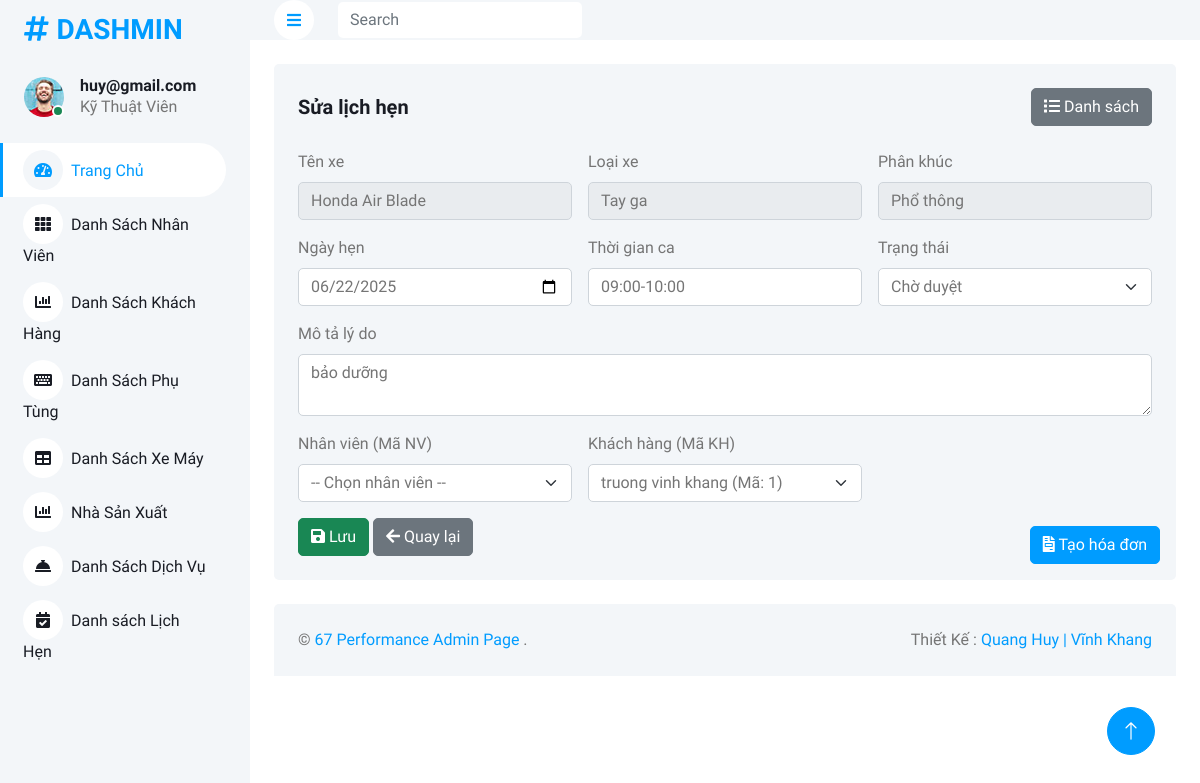
Screenshot of /Admin/danhsachlichhen.php?controller=lichhen&action=edit&id=1 (signed in) with the database file from the repository.
### tables this page shows
CREATE TABLE `lichhen` (
  `MaLH` int(11) NOT NULL,
  `TenXe` varchar(255) NOT NULL,
  `LoaiXe` varchar(100) NOT NULL,
  `PhanKhuc` varchar(100) NOT NULL,
  `MoTaLyDo` text NOT NULL,
  `nhanvien_MaNV` int(11) NOT NULL,
  `NgayHen` date NOT NULL,
  `ThoiGianCa` varchar(255) NOT NULL,
  `PhanLoai` int(11) DEFAULT 0,
  `TrangThai` varchar(50) NOT NULL DEFAULT 'cho duyet',
  `xemay_MaXE` int(11) NOT NULL,
  `khachhang_MaKH` int(11) NOT NULL
);

CREATE TABLE `khachhang` (
  `MaKH` int(11) NOT NULL,
  `TenKH` varchar(100) DEFAULT NULL,
  `Email` varchar(30) DEFAULT NULL,
  `MatKhau` varchar(255) DEFAULT NULL,
  `DiaChi` text DEFAULT NULL,
  `SDT` varchar(10) DEFAULT NULL,
  `TrangThai` enum('hoat_dong','bi_khoa') DEFAULT NULL,
  `Reset_token` text DEFAULT NULL,
  `admin_AdminID` int(11) DEFAULT NULL
);

### Admin/controllers/LichHenController.php (called while the page is built, shortened)
<?php
require_once __DIR__ . '/../models/LichHenModel.php';
class LichHenController {
    private $model;
    private $khachHangModel;
    public function __construct($db) {
        $this->model = new LichHenModel($db);
        $this->khachHangModel = new KhachHangModel($db);
    }
    public function edit() {
        $khachhangs = $this->khachHangModel->getAll();
        $id = $_GET['id'] ?? null;
        $lichhen = $this->model->getById($id);
        require './views/lichhen/sualichhen.php';
    }
}
?>

### Admin/models/LichHenModel.php (called while the page is built, shortened)
<?php
class LichHenModel {
    private $db;
    public function __construct($db) { $this->db = $db; }
    public function getById($id) {
        $stmt = $this->db->prepare("SELECT * FROM lichhen WHERE MaLH=?");
        $stmt->execute([$id]);
        return $stmt->fetch(PDO::FETCH_ASSOC);
    }
}
class KhachHangModel {
    private $db;
    public function __construct($db) { $this->db = $db; }
    public function getAll() {
        return $this->db->query("SELECT * FROM khachhang")->fetchAll(PDO::FETCH_ASSOC);
    }
}
?>

### Admin/views/lichhen/sualichhen.php (the view, shortened to what this page needs)
<div class="container-fluid pt-4 px-4">
  <div class="bg-light rounded p-4 position-relative">
    <div class="d-flex justify-content-between align-items-center mb-4">
      <h5 class="mb-0 fw-bold">Sửa lịch hẹn</h5>
      <a href="?controller=lichhen" class="btn btn-secondary">
        <i class="fa fa-list"></i> Danh sách
      </a>
    </div>
    <form method="post">
      <div class="row g-3">
        <div class="col-md-4">
          <label class="form-label">Tên xe</label>
          <input required name="TenXe" class="form-control" value="<?=htmlspecialchars($lichhen['TenXe'])?>" placeholder="Tên xe" readonly>
        </div>
        <div class="col-md-4">
          <label class="form-label">Loại xe</label>
          <input required name="LoaiXe" class="form-control" value="<?=htmlspecialchars($lichhen['LoaiXe'])?>" placeholder="Loại xe" readonly>
        </div>
        <div class="col-md-4">
          <label class="form-label">Phân khúc</label>
          <input required name="PhanKhuc" class="form-control" value="<?=htmlspecialchars($lichhen['PhanKhuc'])?>" placeholder="Phân khúc" readonly>
        </div>
        <div class="col-md-4">
          <label class="form-label">Ngày hẹn</label>
          <input required type="date" name="NgayHen" class="form-control"
            value="<?=htmlspecialchars($lichhen['NgayHen'])?>"
            min="<?=date('Y-m-d')?>">
        </div>
        <div class="col-md-4">
          <label class="form-label">Thời gian ca</label>
          <input required name="ThoiGianCa" class="form-control" value="<?=htmlspecialchars($lichhen['ThoiGianCa'])?>" placeholder="Thời gian ca">
        </div>
        <div class="col-md-4">
          <label class="form-label">Trạng thái</label>
          <select name="TrangThai" class="form-select" required>
            <option value="cho duyet" <?=$lichhen['TrangThai']=='cho duyet'?'selected':''?>>Chờ duyệt</option>
          </select>
        </div>
        <div class="col-12">
          <label class="form-label">Mô tả lý do</label>
          <textarea name="MoTaLyDo" class="form-control" placeholder="Mô tả lý do"><?=htmlspecialchars($lichhen['MoTaLyDo'])?></textarea>
        </div>
        <div class="col-md-4">
          <label class="form-label">Nhân viên (Mã NV)</label>
          <select name="nhanvien_MaNV" class="form-select" required>
            <option value="">-- Chọn nhân viên --</option>
          </select>
        </div>
        <div class="col-md-4">
          <label class="form-label">Khách hàng (Mã KH)</label>
          <select name="khachhang_MaKH" id="khachhang_MaKH" class="form-select" required>
            <?php foreach($khachhangs as $kh): ?>
              <option value="<?=$kh['MaKH']?>" <?=$lichhen['khachhang_MaKH']==$kh['MaKH']?'selected':''?>>
                <?=htmlspecialchars($kh['TenKH'])?> (Mã: <?=$kh['MaKH']?>)
              </option>
            <?php endforeach; ?>
          </select>
        </div>
      </div>
      <div class="mt-3">
        <button class="btn btn-success" type="submit"><i class="fa fa-save"></i> Lưu</button>
        <a href="?controller=lichhen" class="btn btn-secondary"><i class="fa fa-arrow-left"></i> Quay lại</a>
      </div>
    </form>
    <a href="views/hoadon/add.php"
       class="btn btn-primary"
       style="position: absolute; bottom: 16px; right: 16px; z-index: 10;">
      <i class="fa fa-file-invoice"></i> Tạo hóa đơn
    </a>
  </div>
</div>

### Admin/css/style.css (style rules this page uses)
:root { --primary: #009CFF; --light: #F3F6F9; --dark: #191C24; }
.btn { transition: .5s; }
.btn.btn-primary { color: #FFFFFF; }

### rows the page displays
lichhen: TenXe "Honda Air Blade", LoaiXe "Tay ga", PhanKhuc "Phổ thông", NgayHen "06/22/2025", ThoiGianCa "09:00-10:00", TrangThai "Chờ duyệt", MoTaLyDo "bảo dưỡng", khachhang_MaKH "truong vinh khang (Mã: 1)"

### other values shown
$displayName "huy@gmail.com"
$roleLabel "Kỹ Thuật Viên"
